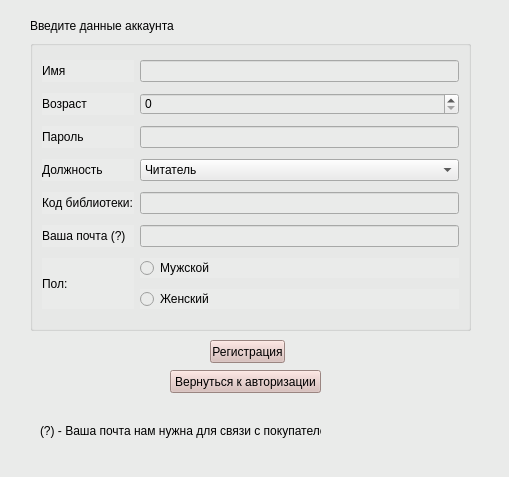
<?xml version="1.0" encoding="UTF-8"?>
<ui version="4.0">
 <class>MainWindow</class>
 <widget class="QMainWindow" name="MainWindow">
  <property name="geometry">
   <rect>
    <x>0</x>
    <y>0</y>
    <width>509</width>
    <height>477</height>
   </rect>
  </property>
  <property name="minimumSize">
   <size>
    <width>509</width>
    <height>477</height>
   </size>
  </property>
  <property name="maximumSize">
   <size>
    <width>509</width>
    <height>477</height>
   </size>
  </property>
  <property name="windowTitle">
   <string>Регистрация</string>
  </property>
  <property name="styleSheet">
   <string notr="true">QWidget{
	background-color: rgb(234,235,234);
}
QPushButton{
	background-color: rgb(216,186,181);
}</string>
  </property>
  <widget class="QWidget" name="centralwidget">
   <widget class="QGroupBox" name="groupBox">
    <property name="geometry">
     <rect>
      <x>30</x>
      <y>40</y>
      <width>441</width>
      <height>291</height>
     </rect>
    </property>
    <property name="title">
     <string/>
    </property>
    <layout class="QGridLayout" name="gridLayout">
     <item row="4" column="2">
      <widget class="QLineEdit" name="lineEdit_3"/>
     </item>
     <item row="2" column="0">
      <widget class="QLabel" name="label_2">
       <property name="text">
        <string>Возраст</string>
       </property>
      </widget>
     </item>
     <item row="8" column="0">
      <widget class="QLabel" name="label_9">
       <property name="text">
        <string>Ваша почта (?)</string>
       </property>
      </widget>
     </item>
     <item row="6" column="2">
      <widget class="QComboBox" name="comboBox">
       <item>
        <property name="text">
         <string>Читатель</string>
        </property>
       </item>
       <item>
        <property name="text">
         <string>Библиотекарь</string>
        </property>
       </item>
      </widget>
     </item>
     <item row="8" column="2">
      <widget class="QLineEdit" name="lineEdit_5"/>
     </item>
     <item row="9" column="2">
      <widget class="QRadioButton" name="radioButton_2">
       <property name="text">
        <string>Мужской</string>
       </property>
      </widget>
     </item>
     <item row="9" column="0" rowspan="2">
      <widget class="QLabel" name="label_5">
       <property name="sizePolicy">
        <sizepolicy hsizetype="Preferred" vsizetype="Ignored">
         <horstretch>0</horstretch>
         <verstretch>0</verstretch>
        </sizepolicy>
       </property>
       <property name="text">
        <string>Пол:</string>
       </property>
      </widget>
     </item>
     <item row="0" column="0">
      <widget class="QLabel" name="label">
       <property name="text">
        <string>Имя</string>
       </property>
      </widget>
     </item>
     <item row="4" column="0">
      <widget class="QLabel" name="label_3">
       <property name="text">
        <string>Пароль</string>
       </property>
      </widget>
     </item>
     <item row="6" column="0">
      <widget class="QLabel" name="label_8">
       <property name="text">
        <string>Должность</string>
       </property>
      </widget>
     </item>
     <item row="0" column="2">
      <widget class="QLineEdit" name="lineEdit"/>
     </item>
     <item row="2" column="2">
      <widget class="QSpinBox" name="spinBox"/>
     </item>
     <item row="10" column="2">
      <widget class="QRadioButton" name="radioButton">
       <property name="text">
        <string>Женский</string>
       </property>
      </widget>
     </item>
     <item row="7" column="0">
      <widget class="QLabel" name="label_6">
       <property name="text">
        <string>Код библиотеки:</string>
       </property>
      </widget>
     </item>
     <item row="7" column="2">
      <widget class="QLineEdit" name="lineEdit_2"/>
     </item>
    </layout>
   </widget>
   <widget class="QLabel" name="label_4">
    <property name="geometry">
     <rect>
      <x>30</x>
      <y>10</y>
      <width>271</width>
      <height>31</height>
     </rect>
    </property>
    <property name="text">
     <string>Введите данные аккаунта</string>
    </property>
   </widget>
   <widget class="QPushButton" name="pushButton">
    <property name="geometry">
     <rect>
      <x>210</x>
      <y>340</y>
      <width>75</width>
      <height>23</height>
     </rect>
    </property>
    <property name="text">
     <string>Регистрация</string>
    </property>
   </widget>
   <widget class="QPushButton" name="pushButton_2">
    <property name="geometry">
     <rect>
      <x>170</x>
      <y>370</y>
      <width>151</width>
      <height>23</height>
     </rect>
    </property>
    <property name="text">
     <string>Вернуться к авторизации</string>
    </property>
   </widget>
   <widget class="QLabel" name="label_10">
    <property name="geometry">
     <rect>
      <x>40</x>
      <y>420</y>
      <width>281</width>
      <height>21</height>
     </rect>
    </property>
    <property name="text">
     <string>(?) - Ваша почта нам нужна для связи с покупателем</string>
    </property>
   </widget>
  </widget>
  <widget class="QStatusBar" name="statusbar"/>
 </widget>
 <resources/>
 <connections/>
</ui>
